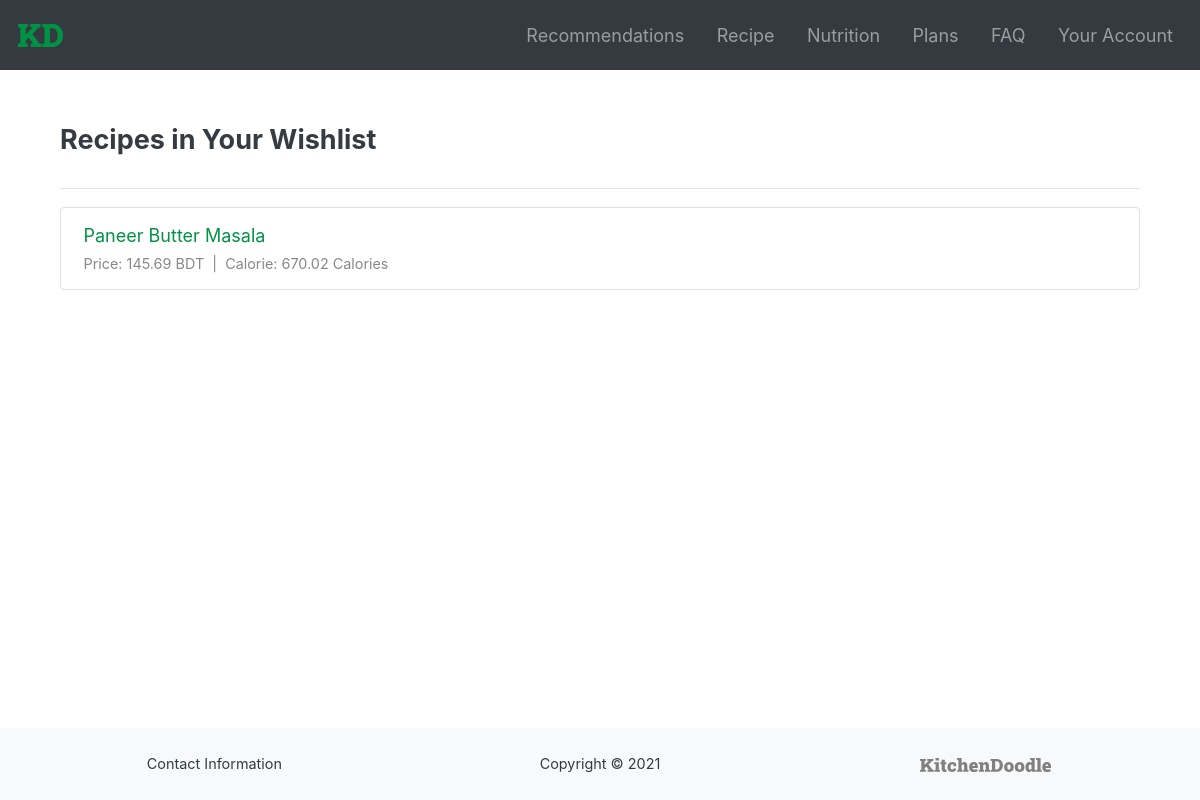
/wishlist.php (signed in), run on the app's committed database.
### tables this page shows
CREATE TABLE `recipes` (
  `id` int(10) NOT NULL,
  `name` varchar(100) DEFAULT NULL,
  `description` text NOT NULL,
  `amount` double NOT NULL,
  `unit` varchar(30) NOT NULL,
  `total_calorie` double NOT NULL,
  `yt_link` varchar(100) DEFAULT NULL,
  `total_price` double DEFAULT NULL,
  `total_fat` double DEFAULT NULL,
  `total_carb` double DEFAULT NULL,
  `total_protein` double DEFAULT NULL
);

### wishlist.php (the view, shortened to what this page needs)
<?php
if(
    isset($_SESSION['myemail']) &&
    !empty($_SESSION['myemail'])
){
    ?>
    <!DOCTYPE html>
    <html lang="en">
    <head>
        <link rel="stylesheet" href="https://maxcdn.bootstrapcdn.com/bootstrap/4.5.2/css/bootstrap.min.css">
        <link rel="stylesheet" href="https://use.fontawesome.com/releases/v5.7.0/css/all.css">
        <link href="css/style.css" rel="stylesheet">
        <link href="css/style-recipe.css" rel="stylesheet">
        <link href="css/style-home.css" rel="stylesheet">
    </head>
    <body>
        <nav class="navbar navbar-expand-md navbar-dark bg-dark">
            <a href="home.php" class="navbar-brand"> <img src="images/kd-logo.svg" alt="KD" class="navbar-brand-image"> </a>
            <div class="collapse navbar-collapse" id="navbarMenu">
                <ul class="navbar-nav ml-auto">
                    <li class="nav-item">
                        <a href="recommendationsPage.php" class="nav-link"> Recommendations </a>
                    </li>
                    <li class="nav-item">
                        <a href="recipeSearchPage.php" class="nav-link"> Recipe </a>
                    </li>
                    <li class="nav-item dropdown">
                        <a href="" class="nav-link dropdown-toggle" id="navbarDropDownForNutrition" data-toggle="dropdown" aria-haspopup="true" aria-expanded="false">
                            Nutrition
                        </a>
                    </li>
                    <li class="nav-item">
                        <a href="plans.php" class="nav-link"> Plans </a>
                    </li>
                    <li class="nav-item">
                        <a href="faq.php" class="nav-link"> FAQ </a>
                    </li>
                    <li class="nav-item dropdown">
                        <a href="" class="nav-link dropdown-toggle" id="navbarDropDownForAccount" data-toggle="dropdown" aria-haspopup="true" aria-expanded="false">
                            Your Account
                        </a>
                    </li>
                </ul>
            </div>
        </nav>
        <div class="content main-container">
            <div class="column-container">
                <div class="d-flex justify-content-between align-items-start search-div">
                    <div>
                        <h4> Recipes in Your Wishlist </h4>
                    </div>
                </div>
                <hr>
                <div>
                    <?php
                    $myid = $_SESSION['myid'];
                    try{
                        $conn = new PDO("mysql:host=localhost:3306;dbname=kitchendoodle_db;", "root", "");
                        $conn->setAttribute(PDO::ATTR_ERRMODE, PDO::ERRMODE_EXCEPTION);
                        $querystring = "SELECT r.id as id,
                                               r.name as name,
                                               r.total_price as total_price,
                                               r.total_calorie as total_calorie
                                        FROM
                                        wishlists as w
                                        JOIN
                                        recipes as r
                                        on w.recipe_id = r.id
                                        WHERE customer_id = $myid";
                        $returnobj = $conn->query($querystring);
                        $returntable = $returnobj->fetchAll();
                        if($returnobj->rowCount()==0){
                            ?>
                                <div class="alert alert-primary">
                                    You have no recipes in your wishlist. <a href="recipeSearchPage.php" class="alert-link">Search</a> for some recipes or check out our list of <a href="allRecipes.php" class="alert-link">all recipes.</a>
                                </div>
                            <?php
                        }
                        else{
                            ?>
                                <ul class="list-group">
                            <?php
                            foreach($returntable as $row){
                                $id = $row['id'];
                                $str = $row['name'];
                                $strSub = "Price: ".$row['total_price']." BDT &nbsp;|&nbsp; Calorie: ".$row['total_calorie']." Calories";
                                $link = "recipeDetails.php?id=".$id;
                                ?>
                                    <li class="list-group-item list-group-item-action">
                                        <a href="<?php echo $link; ?>" class="result-link">
                                            <?php echo $str; ?>
                                        </a>
                                        <br>
                                        <small>
                                            <?php echo $strSub; ?>
                                        </small>
                                    </li>
                                <?php
                            }
                            ?>
                                </ul>
                            <?php
                        }
                    }
                    catch(PDOException $ex){
                        ?>
                            <script>
                                alert("Database error!");
                            </script>
                        <?php
                    }
                    ?>
                </div>
            </div>
        </div>
        <footer>
            <div class="row no-gutters text-center text-dark bg-light custom-footer">
                <div class="col-sm-4">
                    Contact Information
                </div>
                <div class="col-sm-4">
                    Copyright © 2021
                </div>
                <div class="col-sm-4">
                    <a href="index.html" class="">
                        <img src="images/kd-logo-full-grey.svg" alt="KD" class="footer-logo">
                    </a>
                </div>
            </div>
        </footer>
    </body>
    </html>
    <?php
}
else{
    ?>
        <script> location.assign("login.php") </script>
    <?php
}
?>

### css/style.css (style rules this page uses)
:root { font-size: 18px; --clr-primary-900: #009245; --clr-primary-600: #AFD7A9; --clr-bs-primary: #0275d8; --clr-bs-success: #5cb85c; --clr-bs-info: #5bc0de; --clr-bs-warning: #f0ad4e; --clr-bs-danger: #d9534f; --clr-bs-dark: #292b2c; --clr-bs-light: #f7f7f7; --clr-bs-primary-pop: #007bff; --clr-bs-success-pop: #28a745; --clr-bs-info-pop: #17a2b8; --clr-bs-warning-pop: #ffc107; --clr-bs-danger-pop: #dc3545; --clr-bs-dark-pop: #343a40; --clr-bs-light-pop: #f8f9fa; --clr-bs-success-light: #c3e6cb; --clr-bs-info-light: #d1ecf1; --clr-bs-warning-light: #fff3cd; --clr-bs-danger-light: #f8d7da; --clr-bs-success-deep: #155724; --clr-bs-info-deep: #0c5460; --clr-bs-warning-deep: #856404; --clr-bs-danger-deep: #721c24; --clr-bs-nav-dark: #353b41; --font-roboto-slab: "Roboto Slab", serif; --font-roboto: "Roboto", sans-serif; }
html { height: 100%; width: 100%; }
body { min-height: 100%; display: flex; flex-direction: column; }
nav { min-width: inherit; }
.navbar-brand { padding-bottom: 0.4em; }
.navbar-brand-image { height: 1em; }
.navbar li { padding-left: 0.8em; padding-top: 0.2em; padding-bottom: 0.2em; }
.dropdown-toggle::after { content: none; }
.content { flex: 1 0 auto; }
.custom-footer { font-size: 0.8em; padding: 1.5em; width: 100%; margin-top: auto; flex-shrink: 0; }
.custom-footer div { padding-top: 0.25em; padding-bottom: 0.25em; }
.footer-logo { height: 1em; }
h4 { font-weight: bold; color: var(--clr-bs-nav-dark); }

### css/style-recipe.css (style rules this page uses)
:root { --clr-primary-900: #009245; --clr-primary-600: #AFD7A9; --clr-bs-success: #5cb85c; }
body { margin: 0; }
.navbar { min-width: 100%; margin: 0; }

### css/style-home.css (style rules this page uses)
.content { padding: 2em; }
.column-container { max-width: 60em; margin: auto; }
a, a:hover { text-decoration: none; }

### wishlist.php (style rules this page uses)
small { color: #888; }
.result-link { color: #009245; }
h4 { margin-top: 1rem; margin-bottom: 0.5em; }
.search-div { display: flex; flex-direction: row; flex-wrap: wrap; }
.search-div > * { flex-basis: calc((850px - 100%) * 999); flex-grow: 1; }

### data on the page
recipes: name "Paneer Butter Masala", strSub "Price: 145.69 BDT | Calorie: 670.02 Calories"
